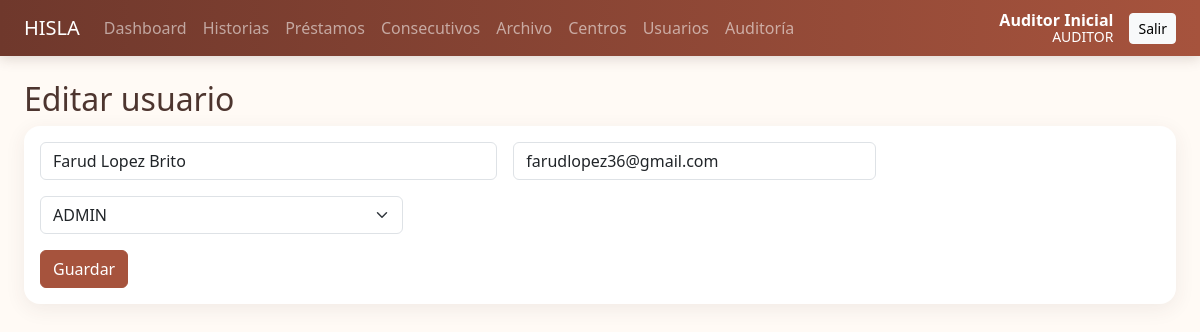
/usuarios/2/editar (signed in), run on the app's committed database.
### app/models.py (models this page shows, shortened)
class Usuario(UserMixin, db.Model):
    __tablename__ = "usuario"
    id = db.Column(db.Integer, primary_key=True)
    nombre = db.Column(db.String(120), nullable=False)
    username = db.Column(db.String(80), unique=True, nullable=False, index=True)
    email = db.Column(db.String(120), unique=True, nullable=False)
    password_hash = db.Column(db.String(255), nullable=False)
    rol = db.Column(db.String(20), nullable=False, default="asistente")
    activo = db.Column(db.Boolean, default=True, nullable=False)
    debe_cambiar_password = db.Column(db.Boolean, default=True, nullable=False)
    creado_en = db.Column(db.DateTime, default=datetime.utcnow)

### app/usuarios.py (the view)
@usuarios_bp.route('/<int:id>/editar',methods=['GET','POST'])
@login_required
@roles_required('admin','auditor')
def editar(id):
    u=Usuario.query.get_or_404(id); proteger_auditor(u)
    roles=['admin','asistente'] if current_user.rol=='admin' else ['admin','asistente','auditor']
    if request.method=='POST':
        if request.form['rol'] not in roles: abort(403)
        u.nombre=request.form['nombre']; u.email=request.form['email']; u.rol=request.form['rol']; db.session.commit(); registrar_auditoria('EDITAR','USUARIOS',u.username)
        return redirect(url_for('usuarios.listar'))
    return render_template('usuarios/form.html',roles=roles,usuario=u)

### app/security.py (called while the page is built)
def roles_required(*roles):
    def decorator(fn):
        @wraps(fn)
        def wrapper(*args, **kwargs):
            if not current_user.is_authenticated or not current_user.activo:
                abort(403)
            if current_user.rol not in roles:
                abort(403)
            return fn(*args, **kwargs)
        return wrapper
    return decorator

### app/usuarios.py (called while the page is built)
def proteger_auditor(u):
    if u.rol=='auditor' and current_user.rol!='auditor': abort(403)

### app/templates/usuarios/form.html (shortened to what this page needs)
{% extends 'base.html' %}{% block content %}<h2>{{'Editar' if usuario else 'Nuevo'}} usuario</h2><form method="post" class="card">
<div class="card-body row g-3"><div class="col-md-5"><input class="form-control" name="nombre" value="{{usuario.nombre if usuario else ''}}" placeholder="Nombre" required></div><div class="col-md-4"><input class="form-control" type="email" name="email" value="{{usuario.email if usuario else ''}}" placeholder="Correo" required></div><div class="col-md-4"><select class="form-select" name="rol">{% for r in roles %}<option value="{{r}}" {% if usuario and usuario.rol==r %}selected{% endif %}>{{r|upper}}</option>{% endfor %}</select></div><div><button class="btn btn-primary">Guardar</button></div></div></form>{% endblock %}

### app/templates/base.html (shortened to what this page needs)
<!doctype html>
<html lang="es">
<head>
    <link
        href="https://cdn.jsdelivr.net/npm/bootstrap@5.3.3/dist/css/bootstrap.min.css"
        rel="stylesheet"
    >
    <link
    rel="stylesheet"
    href="https://cdn.jsdelivr.net/npm/bootstrap-icons@1.11.3/font/bootstrap-icons.min.css"
    >
    <link
        rel="stylesheet"
        href="{{ url_for('static', filename='css/app.css') }}"
    >
</head>
<body>
    {% set mensajes = get_flashed_messages(with_categories=true) %}
    <nav class="navbar navbar-expand-lg navbar-dark">
        <div class="container-fluid px-4">
            <a
                class="navbar-brand"
                href="{{ url_for('main.dashboard') }}"
            >
                HISLA
            </a>
            {% if current_user.is_authenticated %}
            <div
                class="collapse navbar-collapse"
                id="menuPrincipal"
            >
                <div class="navbar-nav me-auto">
                    <a
                        class="nav-link"
                        href="{{ url_for('main.dashboard') }}"
                    >
                        Dashboard
                    </a>
                    <a
                        class="nav-link"
                        href="{{ url_for('historias.listar') }}"
                    >
                        Historias
                    </a>
                    <a
                        class="nav-link"
                        href="{{ url_for('prestamos.listar') }}"
                    >
                        Préstamos
                    </a>
                    <a
                        class="nav-link"
                        href="{{ url_for('historias.consecutivos') }}"
                    >
                        Consecutivos
                    </a>
                    {% if current_user.rol in ['admin', 'auditor'] %}
                    <a
                        class="nav-link"
                        href="{{ url_for('historias.archivadas') }}"
                    >
                        Archivo
                    </a>
                    <a
                        class="nav-link"
                        href="{{ url_for('centros.listar') }}"
                    >
                        Centros
                    </a>
                    <a
                        class="nav-link"
                        href="{{ url_for('usuarios.listar') }}"
                    >
                        Usuarios
                    </a>
                    {% endif %}
                    {% if current_user.rol == 'auditor' %}
                    <a
                        class="nav-link"
                        href="{{ url_for('auditoria.listar') }}"
                    >
                        Auditoría
                    </a>
                    {% endif %}
                </div>
                <div class="text-white me-3 text-end user-chip">
                    <strong>
                        {{ current_user.nombre }}
                    </strong>
                    <small>
                        {{ current_user.rol|upper }}
                    </small>
                </div>
                <a
                    class="btn btn-sm btn-light"
                    href="{{ url_for('auth.logout') }}"
                >
                    Salir
                </a>
            </div>
            {% endif %}
        </div>
    </nav>
    <main class="container-fluid px-4 py-4">
        {% block content %}
        {% endblock %}
    </main>
</body>
</html>

### app/static/css/app.css (style rules this page uses)
:root { --terracotta:#a6533d;--sand:#f4eadf;--coffee:#4d352f;--cream:#fffaf5 }
body { background:var(--cream);color:var(--coffee) }
.navbar { background:linear-gradient(90deg,#6f382c,var(--terracotta));box-shadow:0 3px 12px rgba(77,53,47,.18) }
.navbar .nav-link { white-space:nowrap }
.btn-primary { background:var(--terracotta);border-color:var(--terracotta) }
.card { border:0;border-radius:16px;box-shadow:0 5px 20px rgba(77,53,47,.08) }
.user-chip { display:flex;flex-direction:column;line-height:1.15 }

### data on the page
Usuario: nombre "Auditor Inicial", rol "AUDITOR"
Usuario: nombre "Farud Lopez Brito", email "farudlopez36@gmail.com", rol "ADMIN"

### other printed values
{{ 'Editar' if usuario else 'Nuevo' }} "Editar"
